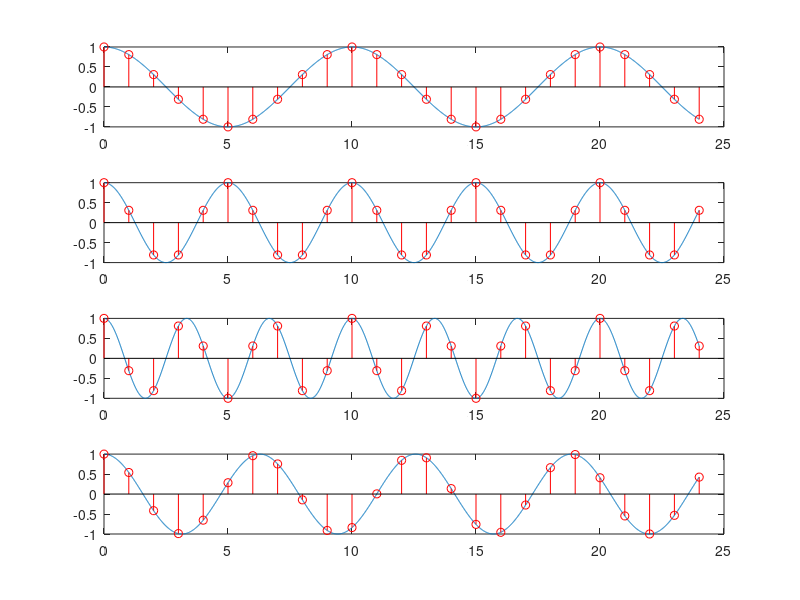

Write the MATLAB code that produced this figure.
clear all; close all
t = 0:0.01:24; n = 0:24; w = pi/5;
x1t = cos(w*t); x1n = cos(w*n);
x2t = cos(2*w*t); x2n = cos(2*w*n);
x3t = cos(3*w*t); x3n = cos(3*w*n);
x4t = cos(t); x4n = cos(n);
figure;
subplot(411); plot(t,x1t); hold on; stem(n,x1n,'r'); hold off;
subplot(412); plot(t,x2t); hold on; stem(n,x2n,'r'); hold off;
subplot(413); plot(t,x3t); hold on; stem(n,x3n,'r'); hold off;
subplot(414); plot(t,x4t); hold on; stem(n,x4n,'r'); hold off;
disp(' n x1[n] x2[n] x3[n] x4[n]')
disp( [n' x1n' x2n' x3n' x4n'])